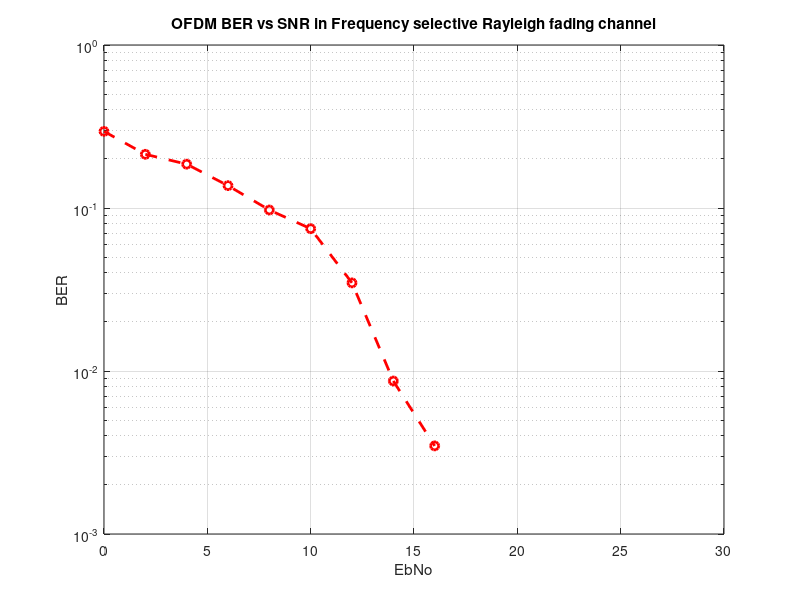

This chart was generated by the following MATLAB code:
clc;
clear all;
close all;

%% Initializing parameters
%L=input('Length Of OFDM Data = ');
L=48;   %Length Of OFDM Data
Ncp = L*0.0625;
%% Transmitter


% data generation
Tx_data=randi([0 15],L,Ncp);
%%%%%%%%%%%%%%%%%%% QAM modulation %%%%%%%%%%%%%%%%%%%%%
mod_data=qammod(Tx_data,16);
% Serial to Parallel
s2p=mod_data.';
% IFFT
am=ifft(s2p);
% Parallel to series
p2s=am.';
% Cyclic Prefixing
CP_part=p2s(:,end-Ncp+1:end); %Cyclic Prefix part to be appended.
cp=[CP_part p2s];

%%  Reciever

% Adding Noise using AWGN
SNRstart=0;
SNRincrement=2;
SNRend=30;
c=0;
r=zeros(size(SNRstart:SNRincrement:SNRend));
%r=zeros(size(0:5:30));
for snr=SNRstart:SNRincrement:SNRend
    c=c+1;
    noisy=awgn(cp,snr,'measured');
% Remove cyclic prefix part
    cpr=noisy(:,Ncp+1:Ncp+Ncp); %remove the Cyclic prefix
% series to parallel
    parallel=cpr.';
% FFT
    amdemod=fft(parallel);
% Parallel to serial
    rserial=amdemod.';
%%%%%%%%%%%%%%%%%%%% QAM demodulation %%%%%%%%%%%%%%%%%%%%%
    Umap=qamdemod(rserial,16);
% Calculating the Bit Error Rate
    [n, r(c)]=biterr(Tx_data,Umap);

end
snr=SNRstart:SNRincrement:SNRend;
%EbNo = 0:5:30;
%% Plotting BER vs SNR
%semilogy(snr,r,'-ok');
%grid;
%title('OFDM Bit Error Rate .VS. Signal To Noise Ratio');
%ylabel('BER');
%xlabel('SNR [dB]');


%% Plot the BER

figure;
semilogy(snr,r,'--or','linewidth',2);
%semilogy(EbNo,r,'--or','linewidth',2);
grid on;
title('OFDM BER vs SNR in Frequency selective Rayleigh fading channel');
xlabel('EbNo');
ylabel('BER');
